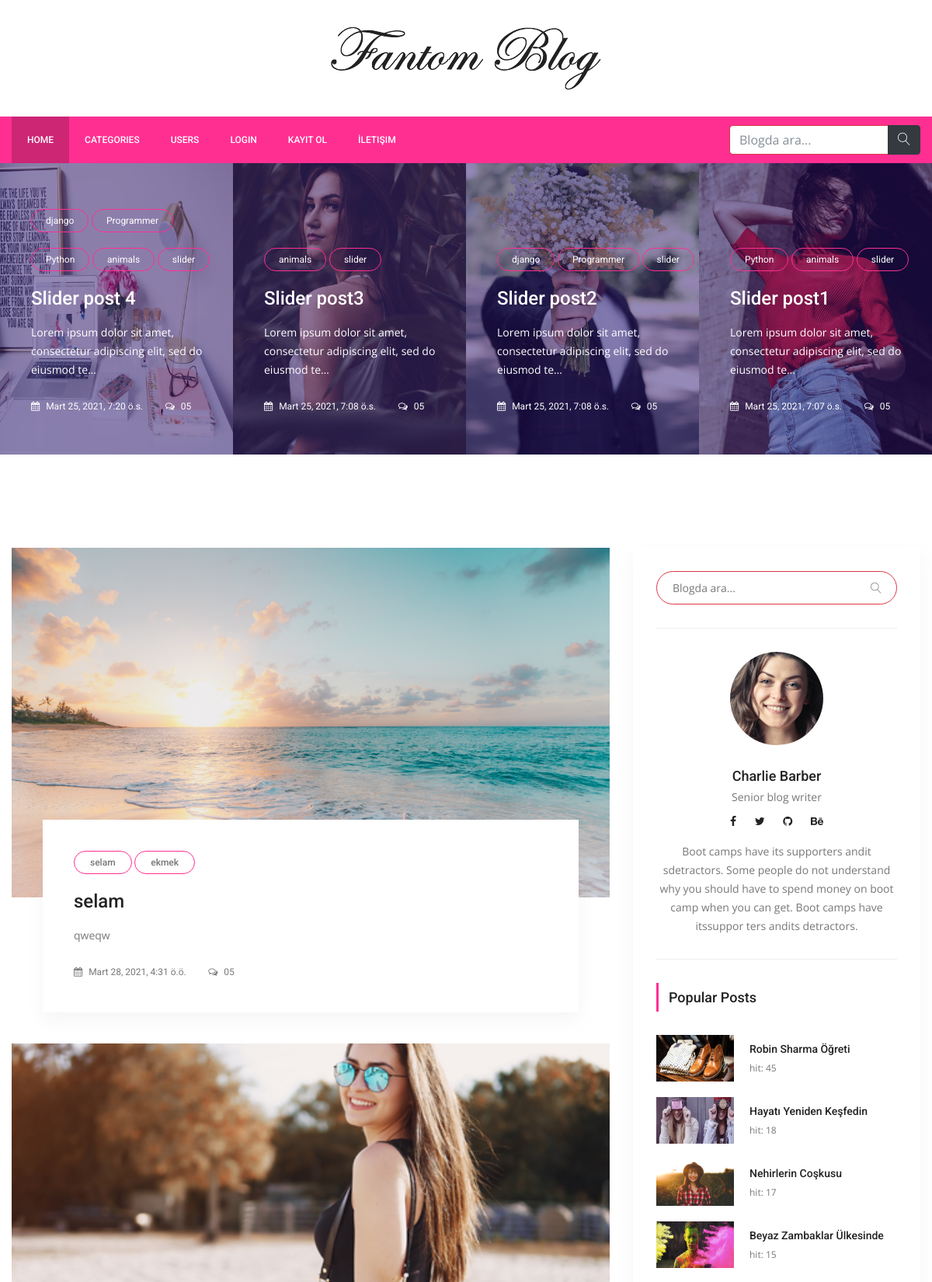
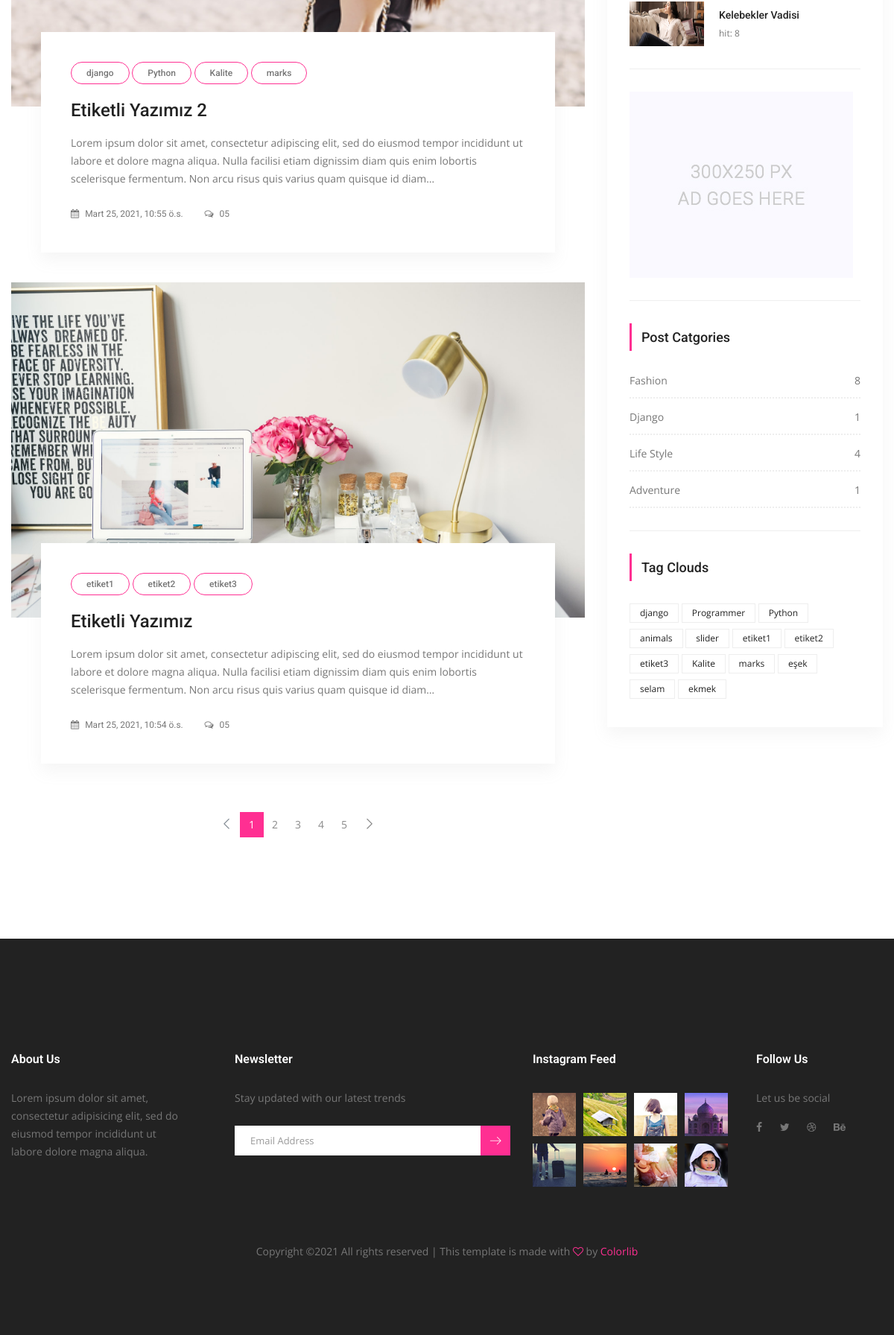
The page / on the database its author committed (2 pictures, top to bottom).
### posts/models.py (models this page shows, shortened)
class Post(models.Model):
    title = models.CharField(max_length=150)
    content = models.TextField()
    publishing_date = models.DateTimeField(auto_now_add=True)
    image = models.ImageField(null=True,blank=True, upload_to='resimler/',default="resimler/sean-o-KMn4VEeEPR8-unsplash.jpg")
    user = models.ForeignKey(settings.AUTH_USER_MODEL, on_delete=models.CASCADE, default=1)#ForeignKey -> 1'e çok yani, 1 kullanıcı bir sürü yazı ekleyebilir ilişkisi
    slug = models.SlugField(default="slug", editable=False)
    category = models.ForeignKey(Category,on_delete=models.CASCADE, default=1, related_name="posts")#1 Category'nin ->BİR SÜRÜ POSTU OLABİLİR , category -> one, Post Many
    tag = models.ManyToManyField(Tag,related_name="posts", blank=True)
    slider_post = models.BooleanField(default=False)
    hit=models.PositiveIntegerField(default=0)
    class Meta:
        ordering = ['-id']

class Tag(models.Model):
    title = models.CharField(max_length = 50)
    slug = models.SlugField(editable = False )
    def __str__(self):
        return self.title

class Category(models.Model):
    title = models.CharField(max_length=250)
    slug = models.SlugField(editable=False)
    def post_count(self):
        return self.posts.all().count() #posts -> related_name="posts" dan geliyor..

### posts/views.py (the view)
# urls.py: path('', IndexView.as_view(), name='index'),
class IndexView(ListView):
    template_name = 'posts/index.html' #templates->posts->index.html
    model = Post
    context_object_name = 'posts'  #key ->value gibi düşünebilirsin.
    paginate_by = 3
    def get_context_data(self, *, object_list=None, **kwargs):
        context = super(IndexView,self).get_context_data(**kwargs)
        context['slider_posts'] = Post.objects.all().filter(slider_post=True)
        return context

### posts/templatetags/custom_tags.py (called while the page is built)
@register.simple_tag(name="categories")
def all_categories():
    return Category.objects.all()

@register.simple_tag(name="tags")
def all_tags():
    return Tag.objects.all()

@register.simple_tag(name="hit_posts")
def hit_posts():
    return Post.objects.order_by('-hit')[:5] # 5 tane post gösterir.

### templates/posts/index.html (shortened to what this page needs)
{% extends 'base.html' %}
{% load static %}
{% block content %}
        <section class="post_slider_area">
			<div class="post_slider_inner owl-carousel">
				{% for post in slider_posts %}
                <div class="item">
					<div class="post_s_item">
						<div class="post_img">
							<img src="{{ post.image.url }}" alt="">
						</div>
						<div class="post_text">
                            {% for tag in post.tag.all %}
							<a class="cat" href="{% url 'tag_detail' tag.slug %}">{{ tag.title }}</a>
                                {% endfor %}
							<a href="{% url 'detail' pk=post.id slug=post.slug %}"><h4>{{ post.title }}</h4></a>
							<p>{{ post.content | safe| truncatechars_html:75 }}</p>
							<div class="date">
								<a href="#"><i class="fa fa-calendar" aria-hidden="true"></i> {{ post.publishing_date }}</a>
								<a href="#"><i class="fa fa-comments-o" aria-hidden="true"></i> 05</a>
							</div>
						</div>
					</div>
				</div>
                {% endfor %}
			</div>
        </section>
        <section class="blog_area p_120">
            <div class="container">
                <div class="row">
                    <div class="col-lg-8">
                        <div class="blog_left_sidebar">
                            {% for post in posts %}
                            <article class="blog_style1">
                            	<div class="blog_img">
                            		<img class="img-fluid" src="{{ post.image.url }}" alt="" style="width:100%;height: 450px;object-fit: cover;object-position: top">
                            	</div>
                            	<div class="blog_text">
									<div class="blog_text_inner">
                                        {% for tag in post.tag.all %}
										<a class="cat" href="{% url 'tag_detail' tag.slug %}">{{ tag.title }}</a>
                                        {% endfor %}
										<a href="{% url 'detail' pk=post.id slug=post.slug %}"><h4>{{ post.title }}</h4></a>
										<p>{{ post.content | safe | truncatechars_html:250 }}</p>
										<div class="date">
											<a href="#"><i class="fa fa-calendar" aria-hidden="true"></i> {{ post.publishing_date }}</a>
											<a href="#"><i class="fa fa-comments-o" aria-hidden="true"></i> 05</a>
										</div>
									</div>
                            	</div>
                            </article>
                            {% endfor %}
                        {% if is_paginated %}
                        <nav class="blog-pagination justify-content-center d-flex">
                            <ul class="pagination">
                                {% if page_obj.has_previous %}
                                <li class="page-item">
                                    <a href="?page={{ page_obj.previous_page_number }}" class="page-link" aria-label="Previous">
                                        <span aria-hidden="true">
                                            <span class="lnr lnr-chevron-left"></span>
                                        </span>
                                    </a>
                                </li>
                                    {% else %}
                                   <li class="page-item disabled">
                                        <a href="#" class="page-link" aria-label="Previous">
                                            <span aria-hidden="true">
                                                <span class="lnr lnr-chevron-left"></span>
                                            </span>
                                        </a>
                                    </li>
                                    {% endif %}
                                  {% for i in paginator.page_range %}
                                {% if page_obj.number == i %}
                                <li class="page-item active"><a href="#" class="page-link">{{ i }}</a></li>
                                {% else %}
                                <li class="page-item"><a href="?page={{ i }}" class="page-link">{{ i }}</a></li>
                               {% endif %}
                               {% endfor %}
                                {% if page_obj.has_next %}
                                <li class="page-item">
                                    <a href="?page={{ page_obj.next_page_number }}" class="page-link" aria-label="Next">
                                        <span aria-hidden="true">
                                            <span class="lnr lnr-chevron-right"></span>
                                        </span>
                                    </a>
                                </li>
                                {% endif %}
                            </ul>
                       </nav>
                        {% endif %}
                        </div>
                    </div>
                {% include 'right_side.html' %}
                </div>
            </div>
        </section>
{% endblock %}

### templates/right_side.html
{% load static %}
{% load custom_tags %}
  <div class="col-lg-4">
            <div class="blog_right_sidebar">
                <aside class="single_sidebar_widget search_widget">
                    <form action="{% url 'search' %}" method="get">
                    <div class="input-group ">
                            <input type="text" class="form-control border-danger" placeholder="Blogda ara..." name="q">
                            <span class="input-group-btn">
                                <button class="btn btn-default" type="button"><i class="lnr lnr-magnifier"></i></button>
                            </span>
                    </div> </form>
                    <div class="br"></div>
                </aside>
                <aside class="single_sidebar_widget author_widget">
                    <img class="author_img rounded-circle" src="{% static "img/blog/author.png" %}" alt="">
                    <h4>Charlie Barber</h4>
                    <p>Senior blog writer</p>
                    <div class="social_icon">
                        <a href="#"><i class="fa fa-facebook"></i></a>
                        <a href="#"><i class="fa fa-twitter"></i></a>
                        <a href="#"><i class="fa fa-github"></i></a>
                        <a href="#"><i class="fa fa-behance"></i></a>
                    </div>
                    <p>Boot camps have its supporters andit sdetractors. Some people do not understand why you should have to spend money on boot camp when you can get. Boot camps have itssuppor ters andits detractors.</p>
                    <div class="br"></div>
                </aside>
                <aside class="single_sidebar_widget popular_post_widget">
                    <h3 class="widget_title">Popular Posts</h3>
                    {% hit_posts as posts %}
                    {% for post in posts %}
                        <div class="media post_item">
                        <img src="{{ post.image.url }}" alt="post" style="width:100px;height:60px;">
                        <div class="media-body">
                            <a href="{% url 'detail'  post.id post.slug %}"><h3>{{ post.title }}</h3></a>
                            <p>hit: {{ post.hit }}</p>
                        </div>
                    </div>
                    {% endfor %}
                    <div class="br"></div>
                </aside>
                <aside class="single_sidebar_widget">
                    <a href="#"><img class="img-fluid" src="{% static "img/blog/add.jpg" %}" alt=""></a>
                    <div class="br"></div>
                </aside>
                <aside class="single_sidebar_widget post_category_widget">
                    <h4 class="widget_title">Post Catgories</h4>
                    <ul class="list cat-list">
                       {% categories as categories %}
                        {% for category in categories %}
                        <li>
                            <a href="{% url 'category_detail' pk=category.id slug=category.slug %}" class="d-flex justify-content-between">
                                <p>{{ category.title }}</p>
                                <p>{{ category.post_count }}</p>
                            </a>
                        </li>
                        {% endfor %}
                    </ul>
                    <div class="br"></div>
                </aside>
                <aside class="single-sidebar-widget tag_cloud_widget">
                    <h4 class="widget_title">Tag Clouds</h4>
                    <ul class="list">
                        {% tags as etiketler %}
                        {% for etiket in etiketler %}
                        <li><a href="{% url 'tag_detail' etiket.slug %}">{{ etiket }}</a></li>
                        {% endfor %}
                    </ul>
                </aside>
            </div>
        </div>

### rows shown on the page
Post: image (picture), title "Slider post 4", content "Lorem ipsum dolor sit amet, consectetur adipiscing elit, sed do eiusmod te…", publishing_date "Mart 25, 2021, 7:20 ö.s."
Tag: title "django"
Tag: title "Programmer"
Tag: title "Python"
Tag: title "animals"
Tag: title "slider"
Post: image (picture), title "Slider post3", content "Lorem ipsum dolor sit amet, consectetur adipiscing elit, sed do eiusmod te…", publishing_date "Mart 25, 2021, 7:08 ö.s."
Post: image (picture), title "Slider post2", content "Lorem ipsum dolor sit amet, consectetur adipiscing elit, sed do eiusmod te…", publishing_date "Mart 25, 2021, 7:08 ö.s."
Post: image (picture), title "Slider post1", content "Lorem ipsum dolor sit amet, consectetur adipiscing elit, sed do eiusmod te…", publishing_date "Mart 25, 2021, 7:07 ö.s."
Post: image (picture), title "selam", content "qweqw", publishing_date "Mart 28, 2021, 4:31 ö.ö."
Tag: title "selam"
Tag: title "ekmek"
Post: image (picture), title "Etiketli Yazımız 2", content "Lorem ipsum dolor sit amet, consectetur adipiscing elit, sed do eiusmod tempor incididunt ut labore et dolore magna aliqua. Nulla facilisi etiam dignissim diam quis enim lobortis scelerisque fermentum. Non arcu risus quis varius quam quisque id diam…", publishing_date "Mart 25, 2021, 10:55 ö.s."
Tag: title "Kalite"
Tag: title "marks"
Post: image (picture), title "Etiketli Yazımız", content "Lorem ipsum dolor sit amet, consectetur adipiscing elit, sed do eiusmod tempor incididunt ut labore et dolore magna aliqua. Nulla facilisi etiam dignissim diam quis enim lobortis scelerisque fermentum. Non arcu risus quis varius quam quisque id diam…", publishing_date "Mart 25, 2021, 10:54 ö.s."
Tag: title "etiket1"
Tag: title "etiket2"
Tag: title "etiket3"
Post: image (picture), title "Robin Sharma Öğreti", hit "45"
Post: image (picture), title "Hayatı Yeniden Keşfedin", hit "18"
Post: image (picture), title "Nehirlerin Coşkusu", hit "17"
Post: image (picture), title "Beyaz Zambaklar Ülkesinde", hit "15"
Post: image (picture), title "Kelebekler Vadisi", hit "8"
Category: title "Fashion", post_count "8"
Category: title "Django", post_count "1"
Category: title "Life Style", post_count "4"
Category: title "Adventure", post_count "1"
Tag: title "eşek"

### other values the page prints
{{ i }} "1"
{{ i }} "2" "3" "4" "5"
